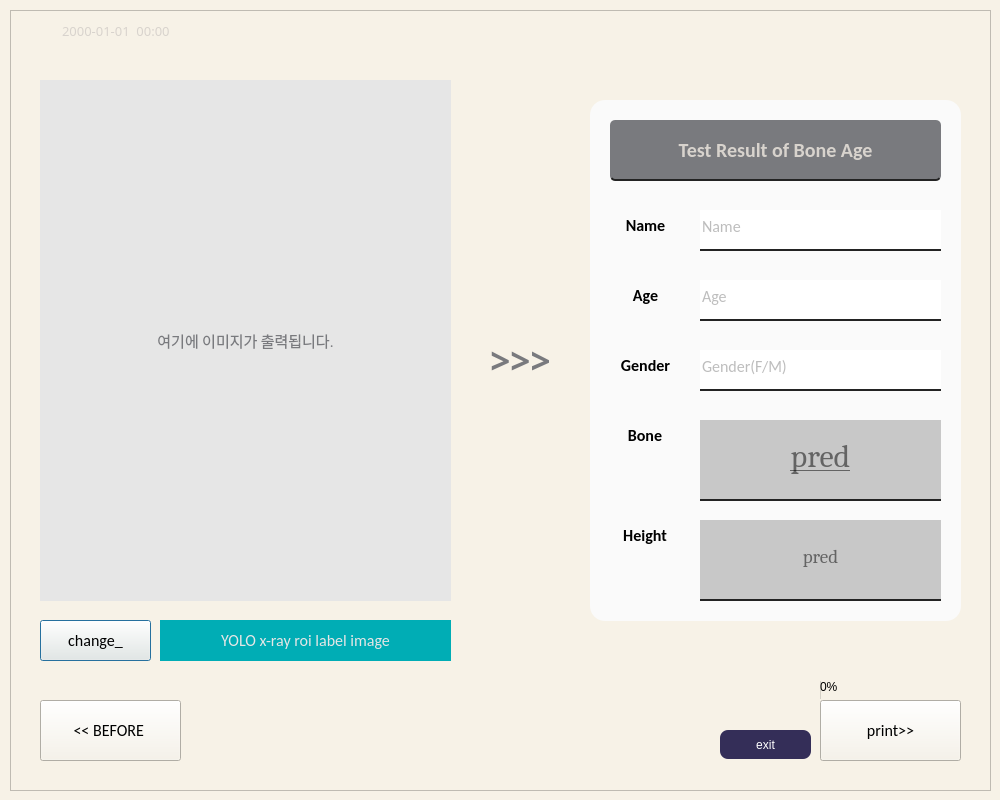
<?xml version="1.0" encoding="UTF-8"?>
<ui version="4.0">
 <class>step3</class>
 <widget class="QDialog" name="step3">
  <property name="geometry">
   <rect>
    <x>0</x>
    <y>0</y>
    <width>1000</width>
    <height>800</height>
   </rect>
  </property>
  <property name="windowTitle">
   <string>Bone Age</string>
  </property>
  <property name="windowIcon">
   <iconset>
    <normaloff>boneage_icon.png</normaloff>boneage_icon.png</iconset>
  </property>
  <property name="styleSheet">
   <string notr="true">background-color:rgb(247, 242, 231);</string>
  </property>
  <widget class="QPushButton" name="label_change_button">
   <property name="geometry">
    <rect>
     <x>40</x>
     <y>620</y>
     <width>111</width>
     <height>41</height>
    </rect>
   </property>
   <property name="font">
    <font>
     <family>Calibri</family>
     <pointsize>12</pointsize>
    </font>
   </property>
   <property name="styleSheet">
    <string notr="true">background-color: rgb(107, 107, 107);
border:none;
border-bottom: 2px solid rgb(35, 35, 35);
color: rgb(214, 214, 214);
border-bottom-right-radius: 8px;
border-bottom-left-radius: 8px;
border-top-right-radius: 8px;
border-top-left-radius: 8px;

QPushButton#pushButton:pressed{
	padding-left:5px;
	padding-top:5px;
	background-color: rgb(194, 194, 194);
}</string>
   </property>
   <property name="text">
    <string>change_</string>
   </property>
  </widget>
  <widget class="QLabel" name="description_label">
   <property name="geometry">
    <rect>
     <x>160</x>
     <y>620</y>
     <width>291</width>
     <height>41</height>
    </rect>
   </property>
   <property name="font">
    <font>
     <family>Calibri</family>
     <pointsize>12</pointsize>
    </font>
   </property>
   <property name="styleSheet">
    <string notr="true">background-color: rgb(0, 173, 181);
border:none;
color: rgb(230, 230, 230);
</string>
   </property>
   <property name="text">
    <string>YOLO x-ray roi label image</string>
   </property>
   <property name="alignment">
    <set>Qt::AlignCenter</set>
   </property>
  </widget>
  <widget class="QGraphicsView" name="result_frame">
   <property name="geometry">
    <rect>
     <x>590</x>
     <y>100</y>
     <width>371</width>
     <height>521</height>
    </rect>
   </property>
   <property name="styleSheet">
    <string notr="true">background-color : rgb(250, 250, 250);

color: rgb(214, 214, 214);
border-bottom-right-radius: 15px;
border-bottom-left-radius: 15px;
border-top-right-radius: 15px;
border-top-left-radius: 15px;
</string>
   </property>
  </widget>
  <widget class="QLabel" name="image2result">
   <property name="geometry">
    <rect>
     <x>460</x>
     <y>330</y>
     <width>121</width>
     <height>61</height>
    </rect>
   </property>
   <property name="font">
    <font>
     <family>Arial Black</family>
     <pointsize>26</pointsize>
     <weight>75</weight>
     <bold>true</bold>
    </font>
   </property>
   <property name="styleSheet">
    <string notr="true">background-color: qlineargradient(spread:pad, x1:0, y1:0, x2:0, y2:0, stop:0 rgba(0, 0, 0, 0), stop:1 rgba(255, 255, 255, 0));
color: rgb(121, 122, 126);
</string>
   </property>
   <property name="text">
    <string>&gt;&gt;&gt;</string>
   </property>
   <property name="alignment">
    <set>Qt::AlignCenter</set>
   </property>
  </widget>
  <widget class="QLabel" name="TRoBA">
   <property name="geometry">
    <rect>
     <x>610</x>
     <y>120</y>
     <width>331</width>
     <height>61</height>
    </rect>
   </property>
   <property name="font">
    <font>
     <family>Calibri</family>
     <pointsize>15</pointsize>
     <weight>75</weight>
     <bold>true</bold>
    </font>
   </property>
   <property name="styleSheet">
    <string notr="true">background-color: rgb(121, 122, 126);
border:none;
border-bottom: 2px solid rgb(35, 35, 35);
color: rgb(216, 211, 205);

border-bottom-right-radius: 5px;
border-bottom-left-radius: 5px;
border-top-right-radius: 5px;
border-top-left-radius: 5px;</string>
   </property>
   <property name="text">
    <string>Test Result of Bone Age</string>
   </property>
   <property name="alignment">
    <set>Qt::AlignCenter</set>
   </property>
  </widget>
  <widget class="QLineEdit" name="input_name2">
   <property name="geometry">
    <rect>
     <x>700</x>
     <y>210</y>
     <width>241</width>
     <height>41</height>
    </rect>
   </property>
   <property name="font">
    <font>
     <family>Calibri</family>
     <pointsize>12</pointsize>
    </font>
   </property>
   <property name="layoutDirection">
    <enum>Qt::LeftToRight</enum>
   </property>
   <property name="autoFillBackground">
    <bool>false</bool>
   </property>
   <property name="styleSheet">
    <string notr="true">background-color: rgb(255, 255, 255);
border:none;
border-bottom: 2px solid rgb(35, 35, 35);
color: rgb(124, 124, 124);
padding-bottom: 7px;</string>
   </property>
   <property name="readOnly">
    <bool>false</bool>
   </property>
   <property name="placeholderText">
    <string>Name</string>
   </property>
  </widget>
  <widget class="QLineEdit" name="input_age2">
   <property name="geometry">
    <rect>
     <x>700</x>
     <y>280</y>
     <width>241</width>
     <height>41</height>
    </rect>
   </property>
   <property name="font">
    <font>
     <family>Calibri</family>
     <pointsize>12</pointsize>
    </font>
   </property>
   <property name="layoutDirection">
    <enum>Qt::LeftToRight</enum>
   </property>
   <property name="autoFillBackground">
    <bool>false</bool>
   </property>
   <property name="styleSheet">
    <string notr="true">background-color: rgb(255, 255, 255);
border:none;
border-bottom: 2px solid rgb(35, 35, 35);
color: rgb(124, 124, 124);
padding-bottom: 7px;</string>
   </property>
   <property name="readOnly">
    <bool>false</bool>
   </property>
   <property name="placeholderText">
    <string>Age</string>
   </property>
  </widget>
  <widget class="QLineEdit" name="input_gender2">
   <property name="geometry">
    <rect>
     <x>700</x>
     <y>350</y>
     <width>241</width>
     <height>41</height>
    </rect>
   </property>
   <property name="font">
    <font>
     <family>Calibri</family>
     <pointsize>12</pointsize>
    </font>
   </property>
   <property name="layoutDirection">
    <enum>Qt::LeftToRight</enum>
   </property>
   <property name="autoFillBackground">
    <bool>false</bool>
   </property>
   <property name="styleSheet">
    <string notr="true">background-color: rgb(255, 255, 255);
border:none;
border-bottom: 2px solid rgb(35, 35, 35);
color: rgb(124, 124, 124);
padding-bottom: 7px;</string>
   </property>
   <property name="text">
    <string/>
   </property>
   <property name="readOnly">
    <bool>false</bool>
   </property>
   <property name="placeholderText">
    <string>Gender(F/M)</string>
   </property>
  </widget>
  <widget class="QLabel" name="txt_name">
   <property name="geometry">
    <rect>
     <x>600</x>
     <y>200</y>
     <width>91</width>
     <height>51</height>
    </rect>
   </property>
   <property name="font">
    <font>
     <family>Calibri</family>
     <pointsize>12</pointsize>
     <weight>75</weight>
     <bold>true</bold>
    </font>
   </property>
   <property name="layoutDirection">
    <enum>Qt::LeftToRight</enum>
   </property>
   <property name="autoFillBackground">
    <bool>false</bool>
   </property>
   <property name="styleSheet">
    <string notr="true">background-color : rgb(250, 250, 250);</string>
   </property>
   <property name="text">
    <string>Name</string>
   </property>
   <property name="alignment">
    <set>Qt::AlignCenter</set>
   </property>
  </widget>
  <widget class="QLabel" name="txt_age">
   <property name="geometry">
    <rect>
     <x>600</x>
     <y>270</y>
     <width>91</width>
     <height>51</height>
    </rect>
   </property>
   <property name="font">
    <font>
     <family>Calibri</family>
     <pointsize>12</pointsize>
     <weight>75</weight>
     <bold>true</bold>
    </font>
   </property>
   <property name="layoutDirection">
    <enum>Qt::LeftToRight</enum>
   </property>
   <property name="autoFillBackground">
    <bool>false</bool>
   </property>
   <property name="styleSheet">
    <string notr="true">background-color : rgb(250, 250, 250);</string>
   </property>
   <property name="text">
    <string>Age</string>
   </property>
   <property name="alignment">
    <set>Qt::AlignCenter</set>
   </property>
  </widget>
  <widget class="QLabel" name="txt_gender">
   <property name="geometry">
    <rect>
     <x>600</x>
     <y>340</y>
     <width>91</width>
     <height>51</height>
    </rect>
   </property>
   <property name="font">
    <font>
     <family>Calibri</family>
     <pointsize>12</pointsize>
     <weight>75</weight>
     <bold>true</bold>
    </font>
   </property>
   <property name="layoutDirection">
    <enum>Qt::LeftToRight</enum>
   </property>
   <property name="autoFillBackground">
    <bool>false</bool>
   </property>
   <property name="styleSheet">
    <string notr="true">background-color : rgb(250, 250, 250);</string>
   </property>
   <property name="text">
    <string>Gender</string>
   </property>
   <property name="alignment">
    <set>Qt::AlignCenter</set>
   </property>
  </widget>
  <widget class="QFrame" name="frame">
   <property name="geometry">
    <rect>
     <x>10</x>
     <y>10</y>
     <width>981</width>
     <height>781</height>
    </rect>
   </property>
   <property name="font">
    <font>
     <strikeout>true</strikeout>
    </font>
   </property>
   <property name="styleSheet">
    <string notr="true">background-color: rgb(247, 242, 231);
border-color: rgb(121, 122, 126);</string>
   </property>
   <property name="frameShape">
    <enum>QFrame::StyledPanel</enum>
   </property>
   <property name="frameShadow">
    <enum>QFrame::Sunken</enum>
   </property>
   <property name="lineWidth">
    <number>10</number>
   </property>
   <widget class="QPushButton" name="print_button">
    <property name="geometry">
     <rect>
      <x>810</x>
      <y>690</y>
      <width>141</width>
      <height>61</height>
     </rect>
    </property>
    <property name="font">
     <font>
      <family>Calibri</family>
      <pointsize>12</pointsize>
      <weight>50</weight>
      <italic>false</italic>
      <bold>false</bold>
     </font>
    </property>
    <property name="styleSheet">
     <string notr="true">background-color: rgb(216, 211, 205);

border:none;
border-bottom: 2px solid rgb(35, 35, 35);
color: rgb(50, 50, 50);

border-bottom-right-radius: 8px;
border-bottom-left-radius: 8px;
border-top-right-radius: 8px;
border-top-left-radius: 8px;

QPushButton#pushButton:pressed{
	padding-left:5px;
	padding-top:5px;
	background-color: rgb(194, 194, 194);
}</string>
    </property>
    <property name="text">
     <string>print&gt;&gt;</string>
    </property>
    <property name="icon">
     <iconset>
      <selectedon>:/newPrefix/dashboard2.ui</selectedon>
     </iconset>
    </property>
    <property name="autoDefault">
     <bool>true</bool>
    </property>
    <property name="default">
     <bool>false</bool>
    </property>
   </widget>
   <widget class="QPushButton" name="before_button">
    <property name="geometry">
     <rect>
      <x>30</x>
      <y>690</y>
      <width>141</width>
      <height>61</height>
     </rect>
    </property>
    <property name="font">
     <font>
      <family>Calibri</family>
      <pointsize>12</pointsize>
     </font>
    </property>
    <property name="styleSheet">
     <string notr="true">background-color: rgb(216, 211, 205);
border:none;
border-bottom: 2px solid rgb(35, 35, 35);
color: rgb(50, 50, 50);
border-bottom-right-radius: 8px;
border-bottom-left-radius: 8px;
border-top-right-radius: 8px;
border-top-left-radius: 8px;

QPushButton#pushButton:pressed{
	padding-left:5px;
	padding-top:5px;
	background-color: rgb(194, 194, 194);
}</string>
    </property>
    <property name="text">
     <string>&lt;&lt; BEFORE </string>
    </property>
   </widget>
   <widget class="QDateTimeEdit" name="time3">
    <property name="geometry">
     <rect>
      <x>10</x>
      <y>10</y>
      <width>194</width>
      <height>22</height>
     </rect>
    </property>
    <property name="baseSize">
     <size>
      <width>0</width>
      <height>0</height>
     </size>
    </property>
    <property name="font">
     <font>
      <family>한컴 말랑말랑 Regular</family>
      <pointsize>10</pointsize>
      <weight>50</weight>
      <bold>false</bold>
     </font>
    </property>
    <property name="styleSheet">
     <string notr="true">color: rgb(216, 211, 205);</string>
    </property>
    <property name="wrapping">
     <bool>false</bool>
    </property>
    <property name="frame">
     <bool>false</bool>
    </property>
    <property name="alignment">
     <set>Qt::AlignCenter</set>
    </property>
    <property name="readOnly">
     <bool>true</bool>
    </property>
    <property name="buttonSymbols">
     <enum>QAbstractSpinBox::NoButtons</enum>
    </property>
    <property name="minimumDateTime">
     <datetime>
      <hour>0</hour>
      <minute>0</minute>
      <second>0</second>
      <year>1753</year>
      <month>9</month>
      <day>14</day>
     </datetime>
    </property>
    <property name="displayFormat">
     <string>yyyy-MM-dd  hh:mm</string>
    </property>
   </widget>
   <widget class="QProgressBar" name="progressBar3">
    <property name="enabled">
     <bool>true</bool>
    </property>
    <property name="geometry">
     <rect>
      <x>810</x>
      <y>670</y>
      <width>141</width>
      <height>20</height>
     </rect>
    </property>
    <property name="cursor">
     <cursorShape>WaitCursor</cursorShape>
    </property>
    <property name="contextMenuPolicy">
     <enum>Qt::DefaultContextMenu</enum>
    </property>
    <property name="layoutDirection">
     <enum>Qt::LeftToRight</enum>
    </property>
    <property name="autoFillBackground">
     <bool>false</bool>
    </property>
    <property name="inputMethodHints">
     <set>Qt::ImhNone</set>
    </property>
    <property name="value">
     <number>0</number>
    </property>
    <property name="textVisible">
     <bool>true</bool>
    </property>
    <property name="invertedAppearance">
     <bool>false</bool>
    </property>
   </widget>
   <widget class="QPushButton" name="pushButton">
    <property name="geometry">
     <rect>
      <x>710</x>
      <y>720</y>
      <width>91</width>
      <height>29</height>
     </rect>
    </property>
    <property name="focusPolicy">
     <enum>Qt::NoFocus</enum>
    </property>
    <property name="styleSheet">
     <string notr="true">background-color: rgb(52, 46, 88);

border:none;

color: rgb(255, 255, 255);
border-bottom-right-radius: 8px;
font: 63 9pt &quot;Bahnschrift SemiBold&quot;;
border-bottom-left-radius: 8px;
border-top-right-radius: 8px;
border-top-left-radius: 8px;
</string>
    </property>
    <property name="text">
     <string notr="true">exit</string>
    </property>
   </widget>
  </widget>
  <widget class="QLabel" name="input_img">
   <property name="geometry">
    <rect>
     <x>40</x>
     <y>80</y>
     <width>411</width>
     <height>521</height>
    </rect>
   </property>
   <property name="font">
    <font>
     <family>Calibri</family>
     <pointsize>11</pointsize>
     <weight>50</weight>
     <italic>false</italic>
     <bold>false</bold>
    </font>
   </property>
   <property name="styleSheet">
    <string notr="true">background-color: rgb(230, 230, 230);
</string>
   </property>
   <property name="lineWidth">
    <number>-2</number>
   </property>
   <property name="text">
    <string>&lt;html&gt;&lt;head/&gt;&lt;body&gt;&lt;p align=&quot;center&quot;&gt;&lt;span style=&quot; color:#797a7e;&quot;&gt;여기에 이미지가 출력됩니다.&lt;/span&gt;&lt;/p&gt;&lt;/body&gt;&lt;/html&gt;</string>
   </property>
   <property name="textFormat">
    <enum>Qt::AutoText</enum>
   </property>
   <property name="scaledContents">
    <bool>true</bool>
   </property>
   <property name="alignment">
    <set>Qt::AlignCenter</set>
   </property>
   <property name="indent">
    <number>2</number>
   </property>
   <property name="openExternalLinks">
    <bool>true</bool>
   </property>
   <property name="textInteractionFlags">
    <set>Qt::NoTextInteraction</set>
   </property>
  </widget>
  <widget class="QLabel" name="img_icon">
   <property name="geometry">
    <rect>
     <x>130</x>
     <y>180</y>
     <width>231</width>
     <height>161</height>
    </rect>
   </property>
   <property name="styleSheet">
    <string notr="true">background-color: qlineargradient(spread:pad, x1:0, y1:0, x2:0, y2:0, stop:0 rgba(0, 0, 0, 0), stop:1 rgba(255, 255, 255, 0));
image: url(:/1/loading_icon.gif);</string>
   </property>
   <property name="text">
    <string/>
   </property>
  </widget>
  <widget class="QLineEdit" name="pred">
   <property name="geometry">
    <rect>
     <x>700</x>
     <y>420</y>
     <width>241</width>
     <height>81</height>
    </rect>
   </property>
   <property name="font">
    <font>
     <family>Cambria</family>
     <pointsize>24</pointsize>
     <weight>9</weight>
     <italic>false</italic>
     <bold>false</bold>
     <underline>true</underline>
    </font>
   </property>
   <property name="layoutDirection">
    <enum>Qt::LeftToRight</enum>
   </property>
   <property name="autoFillBackground">
    <bool>false</bool>
   </property>
   <property name="styleSheet">
    <string notr="true">background-color: rgb(200, 200, 200);
border:none;
border-bottom: 2px solid rgb(35, 35, 35);
color: rgb(0, 0, 0);
text-decoration: underline;
font: 75 24pt &quot;Cambria&quot;;
padding-bottom: 7px;</string>
   </property>
   <property name="alignment">
    <set>Qt::AlignCenter</set>
   </property>
   <property name="placeholderText">
    <string>pred</string>
   </property>
  </widget>
  <widget class="QLabel" name="txt_gender_2">
   <property name="geometry">
    <rect>
     <x>600</x>
     <y>410</y>
     <width>90</width>
     <height>51</height>
    </rect>
   </property>
   <property name="font">
    <font>
     <family>Calibri</family>
     <pointsize>12</pointsize>
     <weight>75</weight>
     <bold>true</bold>
    </font>
   </property>
   <property name="layoutDirection">
    <enum>Qt::LeftToRight</enum>
   </property>
   <property name="autoFillBackground">
    <bool>false</bool>
   </property>
   <property name="styleSheet">
    <string notr="true">background-color : rgb(250, 250, 250);</string>
   </property>
   <property name="text">
    <string>Bone</string>
   </property>
   <property name="alignment">
    <set>Qt::AlignCenter</set>
   </property>
  </widget>
  <widget class="QLabel" name="txt_gender_3">
   <property name="geometry">
    <rect>
     <x>600</x>
     <y>510</y>
     <width>90</width>
     <height>51</height>
    </rect>
   </property>
   <property name="font">
    <font>
     <family>Calibri</family>
     <pointsize>12</pointsize>
     <weight>75</weight>
     <bold>true</bold>
    </font>
   </property>
   <property name="layoutDirection">
    <enum>Qt::LeftToRight</enum>
   </property>
   <property name="autoFillBackground">
    <bool>false</bool>
   </property>
   <property name="styleSheet">
    <string notr="true">background-color : rgb(250, 250, 250);</string>
   </property>
   <property name="text">
    <string>Height</string>
   </property>
   <property name="alignment">
    <set>Qt::AlignCenter</set>
   </property>
  </widget>
  <widget class="QLineEdit" name="result_th">
   <property name="geometry">
    <rect>
     <x>700</x>
     <y>520</y>
     <width>241</width>
     <height>81</height>
    </rect>
   </property>
   <property name="font">
    <font>
     <family>Cambria</family>
     <pointsize>14</pointsize>
     <weight>50</weight>
     <italic>false</italic>
     <bold>false</bold>
    </font>
   </property>
   <property name="layoutDirection">
    <enum>Qt::LeftToRight</enum>
   </property>
   <property name="autoFillBackground">
    <bool>false</bool>
   </property>
   <property name="styleSheet">
    <string notr="true">background-color: rgb(200, 200, 200);
border:none;
border-bottom: 2px solid rgb(35, 35, 35);
color: rgb(0, 0, 0);
padding-bottom: 7px;
font: 14pt &quot;Cambria&quot;;</string>
   </property>
   <property name="alignment">
    <set>Qt::AlignCenter</set>
   </property>
   <property name="placeholderText">
    <string>pred</string>
   </property>
  </widget>
  <zorder>frame</zorder>
  <zorder>label_change_button</zorder>
  <zorder>description_label</zorder>
  <zorder>result_frame</zorder>
  <zorder>image2result</zorder>
  <zorder>TRoBA</zorder>
  <zorder>input_name2</zorder>
  <zorder>input_age2</zorder>
  <zorder>input_gender2</zorder>
  <zorder>txt_name</zorder>
  <zorder>txt_age</zorder>
  <zorder>txt_gender</zorder>
  <zorder>input_img</zorder>
  <zorder>img_icon</zorder>
  <zorder>pred</zorder>
  <zorder>txt_gender_2</zorder>
  <zorder>txt_gender_3</zorder>
  <zorder>result_th</zorder>
 </widget>
 <resources/>
 <connections>
  <connection>
   <sender>print_button</sender>
   <signal>clicked()</signal>
   <receiver>step3</receiver>
   <slot>show_excel()</slot>
   <hints>
    <hint type="sourcelabel">
     <x>889</x>
     <y>731</y>
    </hint>
    <hint type="destinationlabel">
     <x>885</x>
     <y>818</y>
    </hint>
   </hints>
  </connection>
  <connection>
   <sender>pushButton</sender>
   <signal>clicked()</signal>
   <receiver>step3</receiver>
   <slot>show_exit()</slot>
   <hints>
    <hint type="sourcelabel">
     <x>745</x>
     <y>743</y>
    </hint>
    <hint type="destinationlabel">
     <x>752</x>
     <y>810</y>
    </hint>
   </hints>
  </connection>
 </connections>
 <slots>
  <slot>show_excel()</slot>
  <slot>show_exit()</slot>
 </slots>
</ui>
